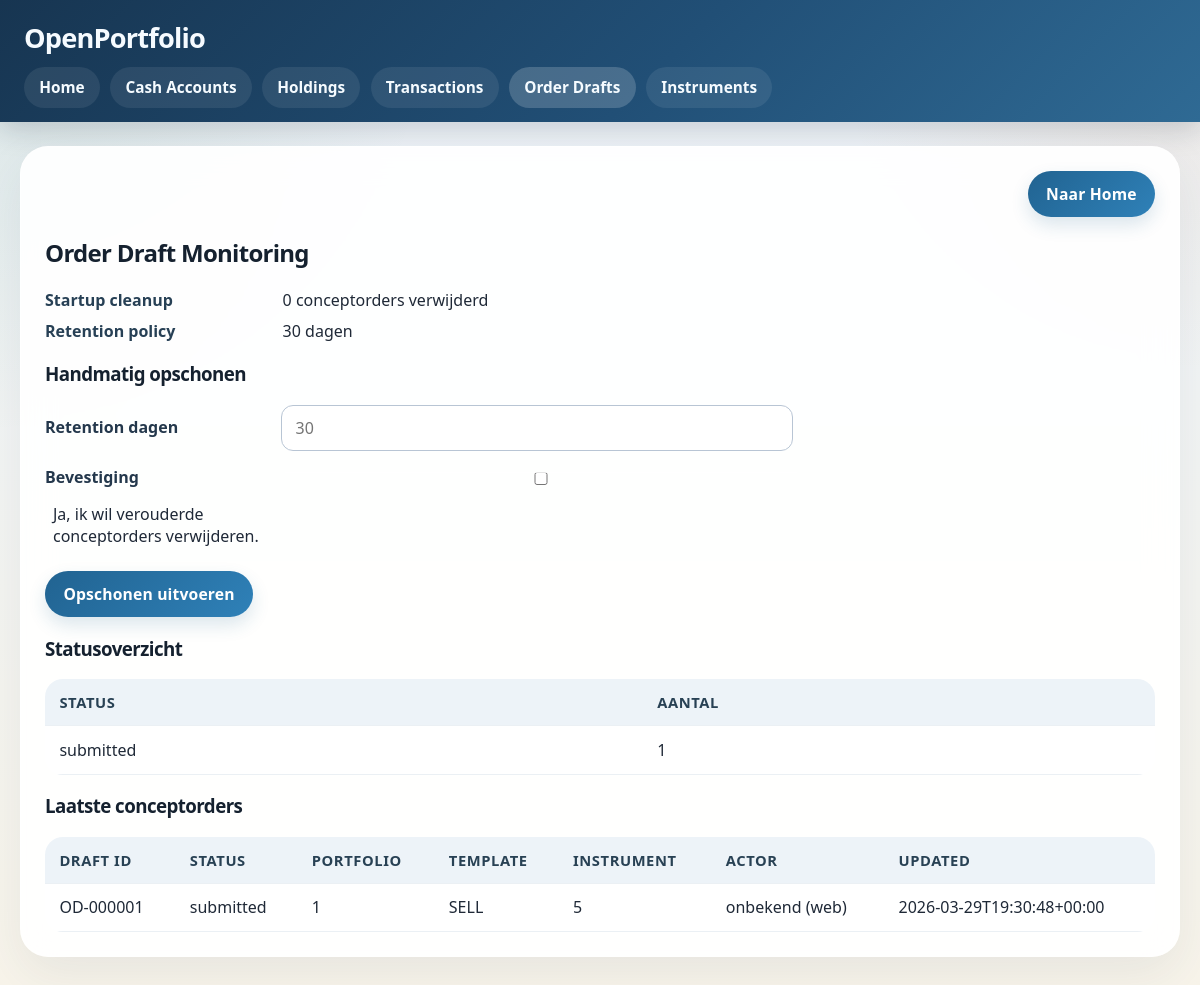
The app's page /order-drafts, older data.
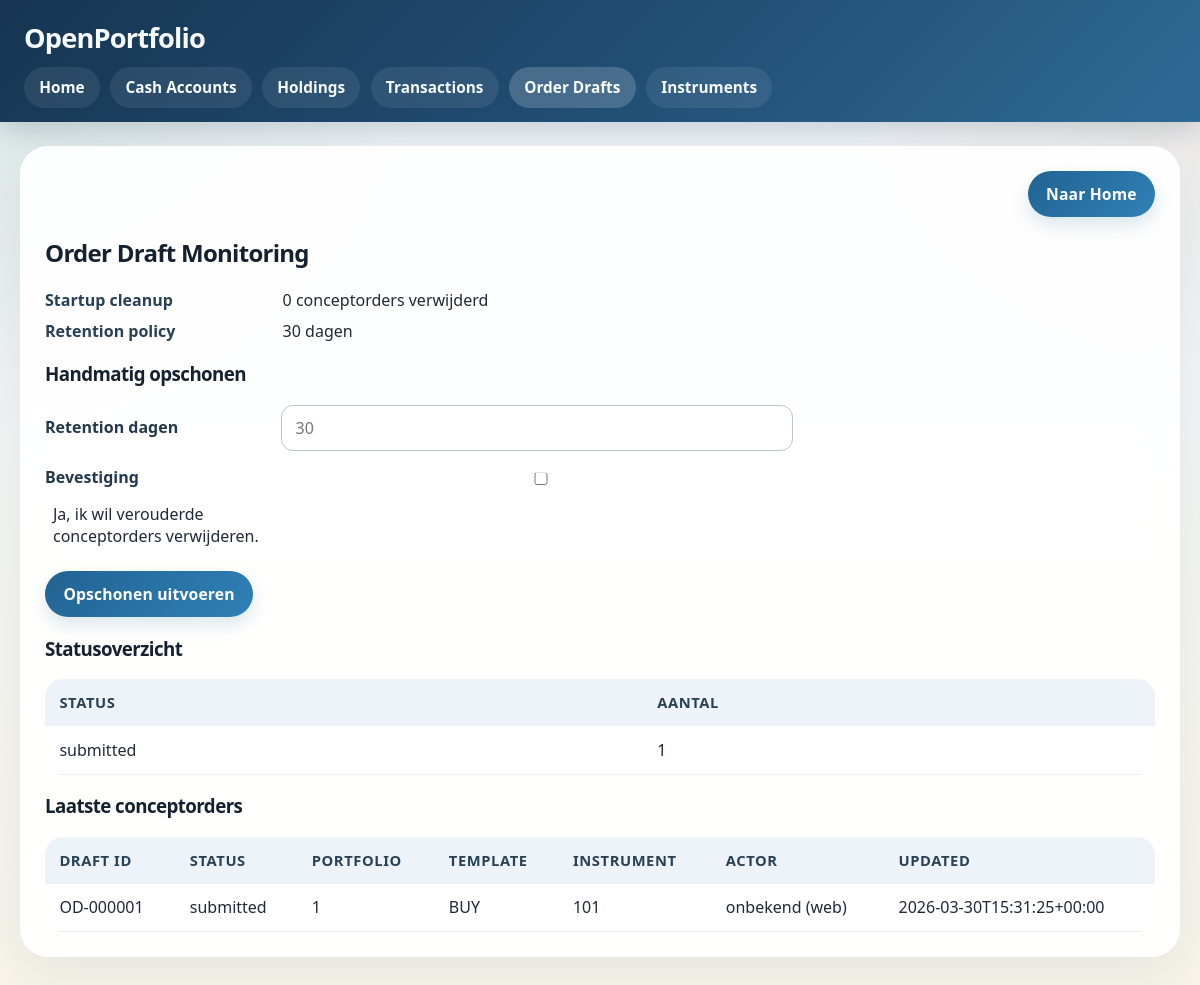
The same page, newer data.
### tables this page shows
CREATE TABLE order_draft (
                draft_id TEXT PRIMARY KEY,
                portfolio_id INTEGER NOT NULL,
                status TEXT NOT NULL,
                payload_json TEXT NOT NULL,
                errors_json TEXT,
                warnings_json TEXT,
                created_at TEXT NOT NULL,
                updated_at TEXT NOT NULL
            );

### src/open_portfolio/web_app.py (the view, shortened to what this page needs)
    @app.route("/order-drafts", methods=["GET", "POST"])
    def order_drafts_page():
        if request.method == "POST":
            selected_client_id = request.form.get("client_id", type=int)
            selected_portfolio_id = request.form.get("portfolio_id", type=int)
        else:
            selected_client_id = request.args.get("client_id", type=int)
            selected_portfolio_id = request.args.get("portfolio_id", type=int)
        selected_client, selected_portfolio = resolve_context(selected_client_id, selected_portfolio_id)
        cleanup_message = None
        cleanup_error = None
        drafts = order_database.list_order_drafts(limit=200)
        status_counts = order_database.get_order_draft_status_counts()
        return render_template(
            "order_drafts.html",
            drafts=drafts,
            status_counts=status_counts,
            startup_purged_drafts=startup_purged_drafts,
            retention_days=retention_days,
            cleanup_message=cleanup_message,
            cleanup_error=cleanup_error,
            selected_client=selected_client,
            selected_portfolio=selected_portfolio,
            selected_client_id=selected_client.client_id if selected_client else None,
            selected_portfolio_id=selected_portfolio.portfolio_id if selected_portfolio else None,
            nav_query=nav_query(selected_client, selected_portfolio),
            active_page="order-drafts",
        )

### src/open_portfolio/database.py (called while the page is built)
    def get_order_draft_status_counts(self) -> Dict[str, int]:
        with self._lock:
            c = self.conn.cursor()
            c.execute(
            """
            SELECT status, COUNT(*)
            FROM order_draft
            GROUP BY status
            """
            )
            rows = c.fetchall()
            return {str(r[0]): int(r[1]) for r in rows}

### src/open_portfolio/templates/order_drafts.html (shortened to what this page needs)
{% extends "base.html" %}
{% block content %}
<h2>Order Draft Monitoring</h2>
<div class="context-grid">
  <div class="label">Startup cleanup</div><div>{{ startup_purged_drafts }} conceptorders verwijderd</div>
  <div class="label">Retention policy</div><div>{{ retention_days }} dagen</div>
</div>
<h3>Handmatig opschonen</h3>
<form method="post">
  <div class="form-row">
    <label for="retention_days">Retention dagen</label>
    <input type="number" name="retention_days" id="retention_days" min="1" step="1" placeholder="{{ retention_days }}" class="tx-short">
  </div>
  <div class="form-row">
    <label for="cleanup_confirm">Bevestiging</label>
    <input type="checkbox" name="cleanup_confirm" id="cleanup_confirm" value="1">
    <span style="margin-left: 0.5em;">Ja, ik wil verouderde conceptorders verwijderen.</span>
  </div>
  <div class="form-actions">
    <button class="button" type="submit">Opschonen uitvoeren</button>
  </div>
</form>
<h3>Statusoverzicht</h3>
<table>
  <thead>
    <tr><th>Status</th><th>Aantal</th></tr>
  </thead>
  <tbody>
    {% for status, count in status_counts.items() %}
      <tr><td>{{ status }}</td><td>{{ count }}</td></tr>
    {% else %}
      <tr><td colspan="2">Geen conceptorders beschikbaar.</td></tr>
    {% endfor %}
  </tbody>
</table>
<h3>Laatste conceptorders</h3>
<table>
  <thead>
    <tr>
      <th>Draft ID</th>
      <th>Status</th>
      <th>Portfolio</th>
      <th>Template</th>
      <th>Instrument</th>
      <th>Actor</th>
      <th>Updated</th>
    </tr>
  </thead>
  <tbody>
    {% for d in drafts %}
      <tr>
        <td>{{ d.draft_id }}</td>
        <td>{{ d.status }}</td>
        <td>{{ d.portfolio_id }}</td>
        <td>{{ d.payload.get('template', '-') }}</td>
        <td>{{ d.payload.get('product_id', '-') }}</td>
        <td>
          {% set actor_id = d.payload.get('actor_id', '') %}
          {% set actor_role = d.payload.get('actor_role', '') %}
          {% set actor_channel = d.payload.get('actor_channel', 'web') %}
          {% if actor_id %}{{ actor_id }}{% else %}onbekend{% endif %}
          ({{ actor_channel }})
        </td>
        <td>{{ d.updated_at }}</td>
      </tr>
    {% else %}
      <tr><td colspan="7">Geen conceptorders gevonden.</td></tr>
    {% endfor %}
  </tbody>
</table>
{% endblock %}

Row changes from the older to the newer data that the page shows:
changed order_draft "submitted": payload.get "SELL" → "BUY"; payload.get "5" → "101"; updated_at "2026-03-29T19:30:48+00:00" → "2026-03-30T15:31:25+00:00"
